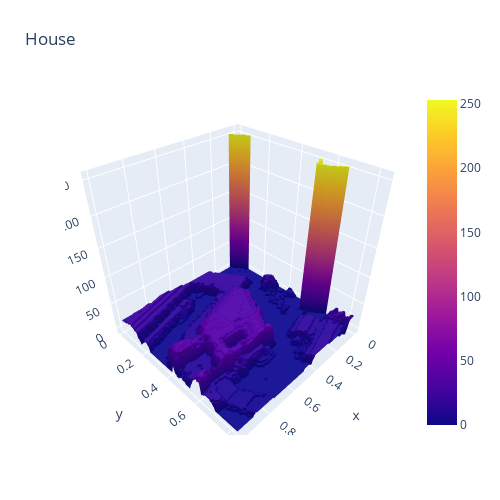

Notebook code for this chart:
### Code cell
ztwo = chm_all[1]
sh_0, sh_1 = ztwo.shape
x, y = np.linspace(0, 1, sh_0), np.linspace(0, 1, sh_1)
fig = go.Figure(data=[go.Surface(z=ztwo, x=x, y=y)])
fig.update_layout(title='House', autosize=False,
                  width=500, height=500,
                  margin=dict(l=65, r=50, b=65, t=90))
fig.show()

### Figure 1 — Plotly figure (JSON) as saved in the notebook; plotly's stock layout.template omitted (floating-point values rounded to 4 significant figures; data arrays with more than 128 entries replaced by an {"elided": "..."} marker saying what was removed)
{"data": [{"type": "surface", "x": {"elided": "250 float values"}, "y": {"elided": "300 float values"}, "z": {"elided": "250x300 int values"}}], "layout": {"autosize": false, "height": 500, "margin": {"b": 65, "l": 65, "r": 50, "t": 90}, "title": {"text": "House"}, "width": 500}}
